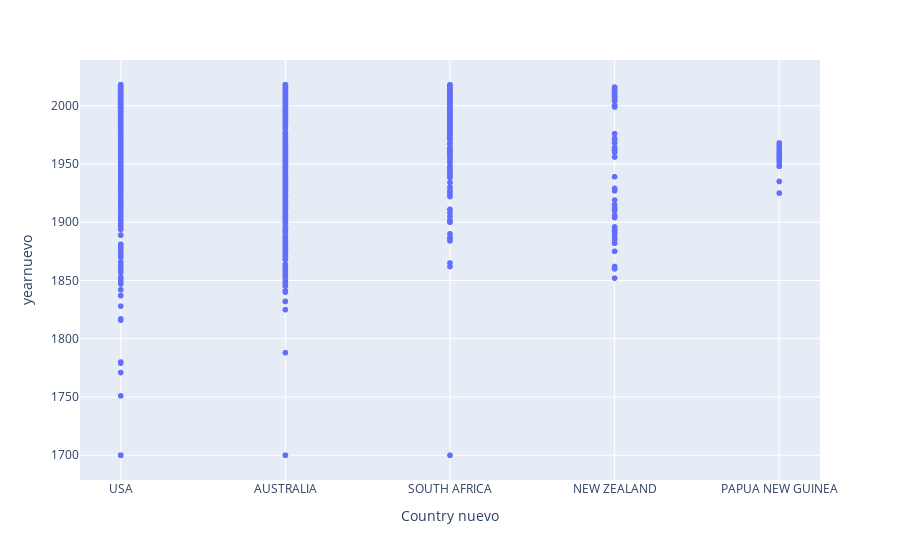

The notebook cell saved with this chart:
### Code cell
fig = px.scatter(df, x="Country nuevo", y="yearnuevo")
fig.show()

### Figure 1 — Plotly figure (JSON) as saved in the notebook; plotly's stock layout.template omitted (floating-point values rounded to 4 significant figures; data arrays with more than 128 entries replaced by an {"elided": "..."} marker saying what was removed)
{"data": [{"hovertemplate": "Country nuevo=%{x}<br>yearnuevo=%{y}<extra></extra>", "legendgroup": "", "marker": {"color": "#636efa", "symbol": "circle"}, "mode": "markers", "name": "", "showlegend": false, "type": "scattergl", "x": {"elided": "2052 str values"}, "xaxis": "x", "y": {"elided": "2052 int values"}, "yaxis": "y"}], "layout": {"legend": {"tracegroupgap": 0}, "margin": {"t": 60}, "xaxis": {"anchor": "y", "domain": [0, 1], "title": {"text": "Country nuevo"}}, "yaxis": {"anchor": "x", "domain": [0, 1], "title": {"text": "yearnuevo"}}}}
